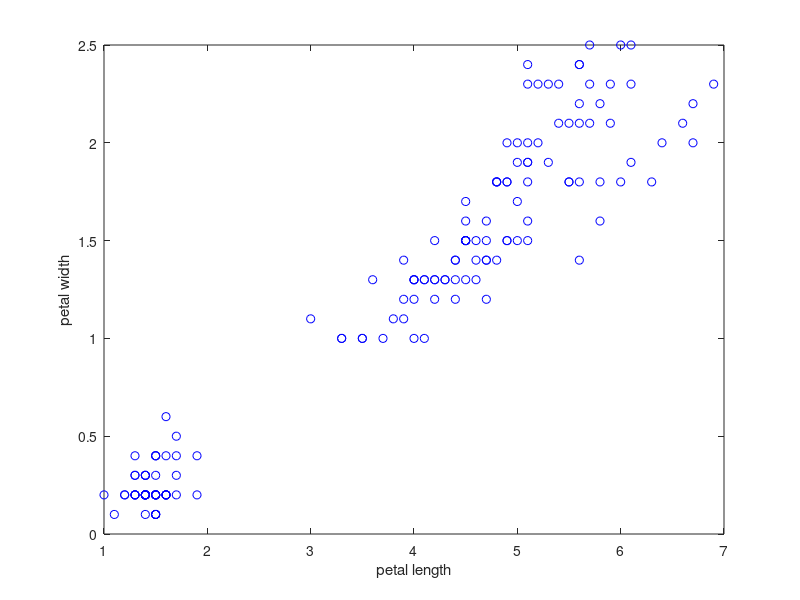
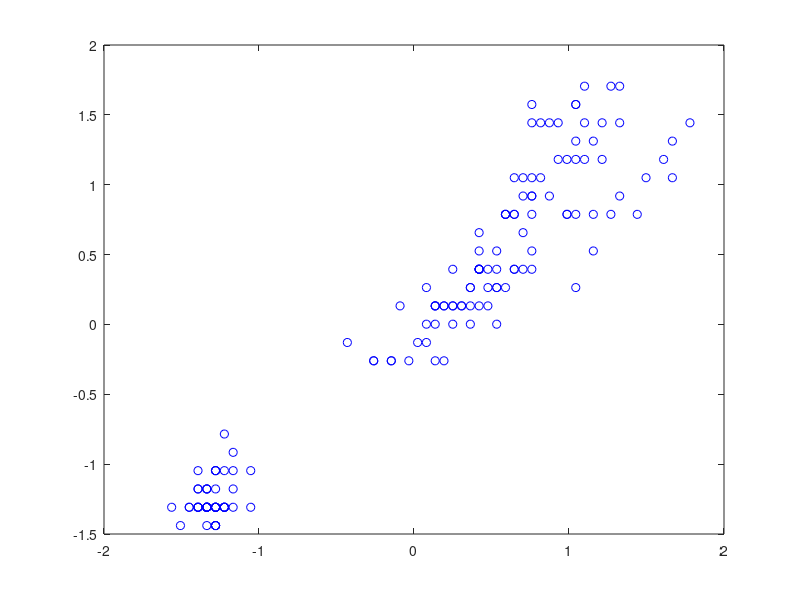

Source code (MATLAB) for these figures, in order: (Note: this script raises an error after producing the figures.)
clear
clc
close all

% for the iris_dataset
% we have Sepal Length/Sepal Width/Petal Length/Petal Width
% we have N=150 sample
% we have 3 species, Iris Setosa/ Iris Vieginica/ Iris Versicolor

% Linear Regression: feature xn-petal length/////target yn-petal width

%% Initialization
load iris_dataset.mat;

% figure();
% gplotmatrix(M');
x = M(:,3)';
t = M(:,4)';

figure();
plot(x,t,'bo');
xlabel('petal length');
ylabel('petal width');

%% Preprocessing
x = zscore(x);
t = zscore(t);
figure();
plot(x,t,'bo');
% normalize the data

%% Fit
fit_specifications = fittype( {'1', 'x'}, 'independent', 'x', 'dependent', 't', 'coefficients', {'w0', 'w1'} );
[fitresult, gof] = fit( x', t', fit_specifications);
% X must be a matrix with one or two columns.

hold on;
plot(fitresult);

% %% Other fit functions
% ls_model = fitlm(x,t);


%% By hand regreession
n_sample = length(x)
Phi = [ones(n_sample,1) x']
% Phi is a two column matix
mpinv = pinv(Phi' * Phi) * Phi';
% help pinv
w = mpinv * t';

hat_t = Phi * w;
bar_t = mean(t');
SSR = sum((t'-hat_t).^2)
R_squared = 1 - SSR / sum((t'-bar_t).^2)

%% Ridge and lasso
lambda = 10^(-10);
ridge_coeff = ridge(t', Phi, lambda);

[lasso_coeff, lasso_fit] = lasso(Phi, t');







